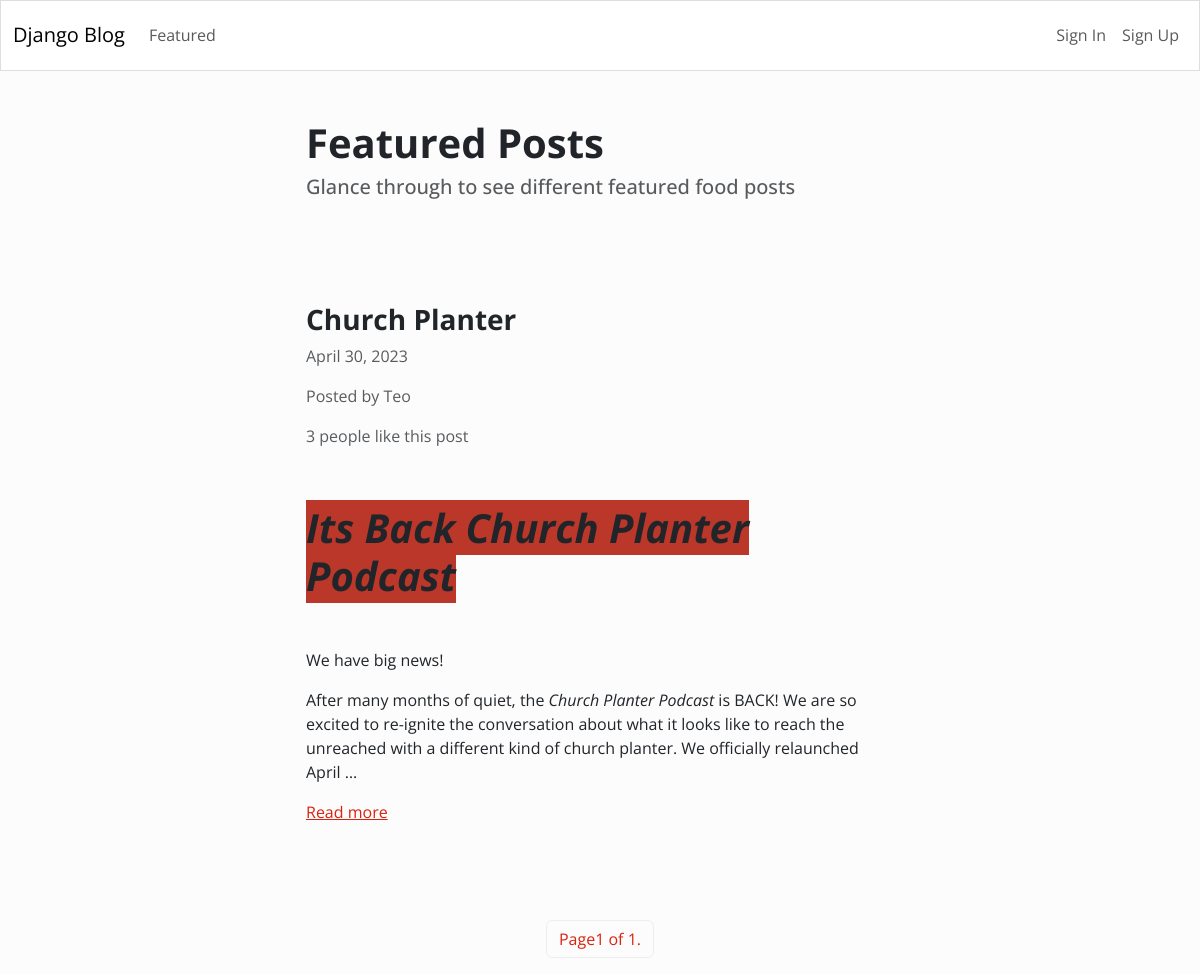
/featured/, run on the app's committed database.
### blog/models.py (models this page shows)
class Article(models.Model):
    title = models.CharField(max_length = 255)
    content = HTMLField()
    date = models.DateField(auto_now_add=True)
    author = models.ForeignKey(User, on_delete = models.CASCADE)
    featured = models.BooleanField(default = False)
    likes = models.ManyToManyField(User, related_name='likes', blank= True)

### blog/views.py (the view)
# urls.py: path('featured/', Featured.as_view(), name='featured'),
class Featured(ListView):
	model = Article
	queryset = Article.objects.filter(featured=True).order_by('-date')
	template_name = 'blog/featured.html'
	paginate_by = 1

### blog/templates/blog/featured.html (shortened to what this page needs)
{% extends 'blog/base.html'%}
{% block content %}
<div class ="row">
    <div class = "col-md-6 col-12 mx-md-auto mt-5 mb-5">
        <h1 class = " fw-bolder">Featured Posts </h1>
        <h5 class = " text-muted">Glance through to see different featured food posts </h5>
    </div>
</div>
{% for object in object_list %}
<div class = "row">
    <div class = "col-md-6 col-12 mx-md-auto mt-5 mb-5" >
        <h3 class = "fw-bold">{{object.title}}</h3>
        <p class = "text-muted"> {{object.date}} </p>
        <p class = "text-muted">Posted by {{object.author.username}}</p>
        {% if object.likes.count == 1 %}
        <p class = "text-muted">{{object.likes.count}} person likes this post</p>
        {% else %}
        <p class = "text-muted">{{object.likes.count}} people like this post</p>
        {% endif %}
        <div class = "my-3">
            {{object.content|truncatewords_html:50|safe}}
        </div>
        <a href = "{% url 'detail_article' object.id %}">Read more</a>
        </div>
    </div>
{% endfor %}
<nav>
<ul class = "pagination">
<div class = "mx-auto d-flex flex-row mt-5">
<li class = "page-item">
    <a class = "page-link" href = "#">Page{{page_obj.number}} of {{page_obj.paginator.num_pages}}.</a>
</li>
</div>
</nav>
{% endblock content %}

### data on the page
Article: title "Church Planter", date "April 30, 2023", author.username "Teo", likes.count "3", content "Its Back Church Planter Podcast We have big news! After many months of quiet, the Church Planter Podcast is BACK! We are so excited to re-ignite the conversation about what it looks like to reach the unreached with a different kind of church planter. We officially relaunched April …"

### other printed values
{{ page_obj.number }} "1"
{{ page_obj.paginator.num_pages }} "1"
